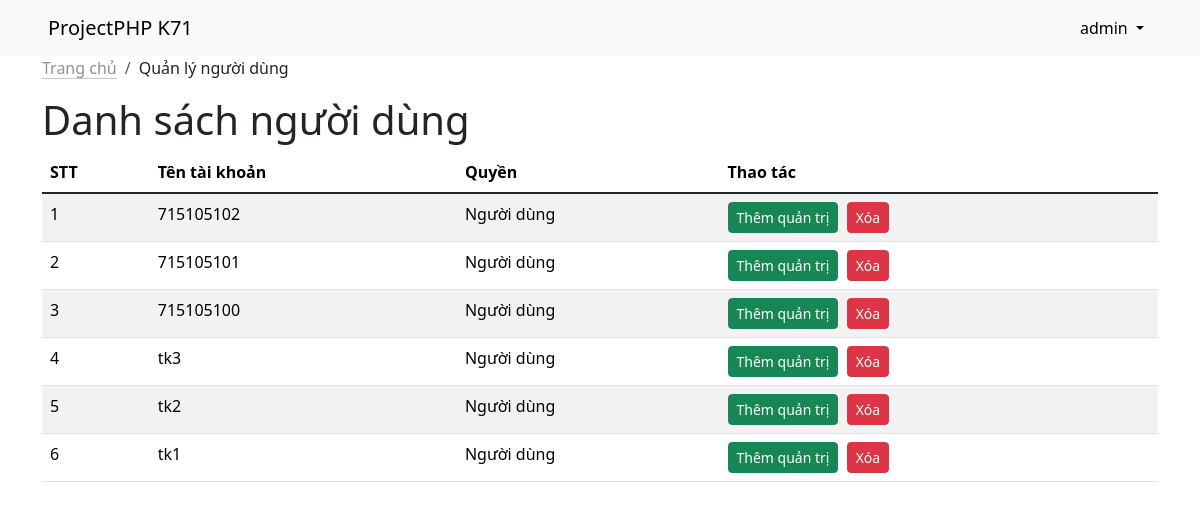
Page /src/quan_ly_user.php (signed in) on the committed database.
### tables this page shows
CREATE TABLE `users` (
  `id` int(11) NOT NULL,
  `username` varchar(50) NOT NULL,
  `password` varchar(255) NOT NULL,
  `role` tinyint(11) NOT NULL
);

### function.php (called while the page is built, shortened)
<?php
include 'connectdb.php';
function getArrayOrder($tableName, $condition1, $condition2, $limit)
{
	global $conn;
	if (!empty($condition1)) {
		$query = "SELECT * FROM $tableName WHERE $condition1 ORDER BY $condition2 LIMIT $limit";
	} else {
		$query = "SELECT * FROM $tableName ORDER BY $condition2 LIMIT $limit";
	}
	$result = mysqli_query($conn, $query);
	if ($result && $result->num_rows > 0) {
		return $result;
	} else {
		return null;
	}
}

### src/quan_ly_user.php (the view)
<?php
include 'navbar.php';
if ($role_all < 1) {
    echo '<div class="text-center alert alert-warning">
   Bạn không được quyền truy cập vào trang này!<a href="khoa_hoc.php" class="alert-link">Quay lại</a>
  </div>';
} else {
?>
    <nav aria-label="breadcrumb">
        <ol class="breadcrumb">
            <li class="breadcrumb-item"><a class="link-dark link-opacity-50 link-opacity-100-hover link-offset-2 link-underline-opacity-25 link-underline-opacity-100-hover" href="khoa_hoc.php">Trang chủ</a></li>
            <li class="breadcrumb-item text-dark active" aria-current="page">Quản lý người dùng</li>
        </ol>
    </nav>
    <h1>Danh sách người dùng</h1>
    <table class="table table-striped">
        <thead>
            <tr>
                <th scope="col">STT</th>
                <th scope="col">Tên tài khoản</th>
                <th scope="col">Quyền</th>
                <th scope="col">Thao tác</th>
            </tr>
        </thead>
        <tbody class="table-group-divider">
            <?php
            $stt = 1;
            $data_user = getArrayOrder('users', '', 'id DESC', 200);
            if ($data_user && $data_user->num_rows > 0) {
                while ($row = $data_user->fetch_assoc()) {
                    if ($row['username'] == 'admin') {
                        break;
                    }
            ?>
                    <tr>
                        <td><?= $stt ?></td>
                        <td><?= $row['username'] ?></td>
                        <td><?php if ($row['role'] == 2) {
                                echo "ADMIN";
                            } elseif ($row['role'] == 1) {
                                echo "Quản trị";
                            } else echo "Người dùng";
                            ?>
                        </td>
                        <td>
                            <div class="btn-group btn-group-sm">
                                <form action="quan_ly_user_form.php" method="post">
                                    <?php if ($role_all > 1) {
                                        if ($row['role'] == 0) { ?>
                                            <button class='btn btn-sm btn-success me-1' name="add_role" value="<?= $row['id'] ?>" type=" submit">Thêm quản trị</button>
                                        <?php
                                        } elseif ($row['role'] == 1) {
                                        ?>
                                            <button type="submit" name="delete_role" value="<?= $row['id'] ?>" class='btn btn-sm btn-warning me-1'>Hủy quản
                                                trị</button>
                                        <?php
                                        } ?>
                                    <?php } ?>
                                    <button class="btn btn-sm btn-danger" type=" submit" name="delete_user" value="<?= $row['id'] ?>">Xóa</button>
                                </form>
                            </div>
                        </td>
                    </tr>
            <?php
                    $stt++;
                }
            } else echo "<td colspan=5 align='center'> Trống</td>"
            ?>
        </tbody>
    </table>
<?php } ?>

### rows in the picture
users: username "715105102", role "Người dùng", $row['id'] 17 (drawn)
users: username "715105101", role "Người dùng", $row['id'] 16 (drawn)
users: username "715105100", role "Người dùng", $row['id'] 15 (drawn)
users: username "tk3", role "Người dùng", $row['id'] 14 (drawn)
users: username "tk2", role "Người dùng", $row['id'] 13 (drawn)
users: username "tk1", role "Người dùng", $row['id'] 2 (drawn)

### other values in the picture
$username "admin"
